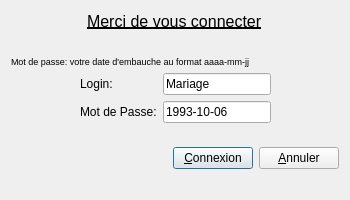
<?xml version="1.0" encoding="UTF-8"?>
<ui version="4.0">
 <class>DialogConnexion</class>
 <widget class="QDialog" name="DialogConnexion">
  <property name="geometry">
   <rect>
    <x>0</x>
    <y>0</y>
    <width>350</width>
    <height>200</height>
   </rect>
  </property>
  <property name="minimumSize">
   <size>
    <width>350</width>
    <height>200</height>
   </size>
  </property>
  <property name="maximumSize">
   <size>
    <width>350</width>
    <height>200</height>
   </size>
  </property>
  <property name="windowTitle">
   <string>Connexion</string>
  </property>
  <layout class="QVBoxLayout" name="verticalLayout_2">
   <item>
    <layout class="QVBoxLayout" name="verticalLayout">
     <item>
      <layout class="QHBoxLayout" name="horizontalLayout_2">
       <item>
        <spacer name="horizontalSpacer_2">
         <property name="orientation">
          <enum>Qt::Horizontal</enum>
         </property>
         <property name="sizeHint" stdset="0">
          <size>
           <width>40</width>
           <height>20</height>
          </size>
         </property>
        </spacer>
       </item>
       <item>
        <widget class="QLabel" name="label">
         <property name="font">
          <font>
           <pointsize>12</pointsize>
           <underline>true</underline>
          </font>
         </property>
         <property name="text">
          <string>Merci de vous connecter</string>
         </property>
        </widget>
       </item>
       <item>
        <spacer name="horizontalSpacer_3">
         <property name="orientation">
          <enum>Qt::Horizontal</enum>
         </property>
         <property name="sizeHint" stdset="0">
          <size>
           <width>40</width>
           <height>20</height>
          </size>
         </property>
        </spacer>
       </item>
      </layout>
     </item>
     <item>
      <spacer name="verticalSpacer_2">
       <property name="orientation">
        <enum>Qt::Vertical</enum>
       </property>
       <property name="sizeHint" stdset="0">
        <size>
         <width>327</width>
         <height>13</height>
        </size>
       </property>
      </spacer>
     </item>
     <item>
      <widget class="QLabel" name="label_4">
       <property name="font">
        <font>
         <pointsize>7</pointsize>
        </font>
       </property>
       <property name="text">
        <string>Mot de passe: votre date d'embauche au format aaaa-mm-jj</string>
       </property>
      </widget>
     </item>
     <item>
      <layout class="QGridLayout" name="gridLayout">
       <item row="0" column="0" rowspan="3">
        <spacer name="horizontalSpacer_4">
         <property name="orientation">
          <enum>Qt::Horizontal</enum>
         </property>
         <property name="sizeHint" stdset="0">
          <size>
           <width>40</width>
           <height>20</height>
          </size>
         </property>
        </spacer>
       </item>
       <item row="0" column="1" rowspan="2">
        <widget class="QLabel" name="label_2">
         <property name="text">
          <string>Login:</string>
         </property>
        </widget>
       </item>
       <item row="0" column="2" rowspan="2">
        <widget class="QLineEdit" name="lineEditLog">
         <property name="text">
          <string>Mariage</string>
         </property>
        </widget>
       </item>
       <item row="0" column="3" rowspan="3">
        <spacer name="horizontalSpacer_5">
         <property name="orientation">
          <enum>Qt::Horizontal</enum>
         </property>
         <property name="sizeHint" stdset="0">
          <size>
           <width>40</width>
           <height>20</height>
          </size>
         </property>
        </spacer>
       </item>
       <item row="2" column="1">
        <widget class="QLabel" name="label_3">
         <property name="text">
          <string>Mot de Passe:</string>
         </property>
        </widget>
       </item>
       <item row="2" column="2">
        <widget class="QLineEdit" name="lineEditMdp">
         <property name="text">
          <string>1993-10-06</string>
         </property>
        </widget>
       </item>
      </layout>
     </item>
     <item>
      <spacer name="verticalSpacer">
       <property name="orientation">
        <enum>Qt::Vertical</enum>
       </property>
       <property name="sizeHint" stdset="0">
        <size>
         <width>327</width>
         <height>13</height>
        </size>
       </property>
      </spacer>
     </item>
     <item>
      <layout class="QHBoxLayout" name="horizontalLayout">
       <item>
        <spacer name="horizontalSpacer">
         <property name="orientation">
          <enum>Qt::Horizontal</enum>
         </property>
         <property name="sizeHint" stdset="0">
          <size>
           <width>40</width>
           <height>20</height>
          </size>
         </property>
        </spacer>
       </item>
       <item>
        <widget class="QPushButton" name="pushButtonCo">
         <property name="text">
          <string>&amp;Connexion</string>
         </property>
        </widget>
       </item>
       <item>
        <widget class="QPushButton" name="pushButtonDeco">
         <property name="text">
          <string>&amp;Annuler</string>
         </property>
        </widget>
       </item>
      </layout>
     </item>
    </layout>
   </item>
   <item>
    <widget class="QLabel" name="labelInfo">
     <property name="text">
      <string/>
     </property>
    </widget>
   </item>
  </layout>
 </widget>
 <resources/>
 <connections/>
</ui>
